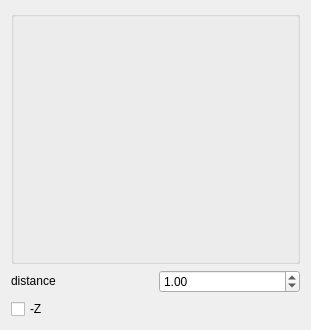
<?xml version="1.0" encoding="UTF-8"?>
<ui version="4.0">
 <class>DirectionVectorWidget</class>
 <widget class="QWidget" name="DirectionVectorWidget">
  <property name="geometry">
   <rect>
    <x>0</x>
    <y>0</y>
    <width>311</width>
    <height>330</height>
   </rect>
  </property>
  <property name="minimumSize">
   <size>
    <width>180</width>
    <height>180</height>
   </size>
  </property>
  <property name="windowTitle">
   <string>Form</string>
  </property>
  <layout class="QVBoxLayout">
   <property name="sizeConstraint">
    <enum>QLayout::SetMinimumSize</enum>
   </property>
   <item>
    <widget class="QGroupBox" name="disc">
     <property name="sizePolicy">
      <sizepolicy hsizetype="Preferred" vsizetype="Expanding">
       <horstretch>0</horstretch>
       <verstretch>0</verstretch>
      </sizepolicy>
     </property>
     <property name="minimumSize">
      <size>
       <width>200</width>
       <height>200</height>
      </size>
     </property>
     <property name="alignment">
      <set>Qt::AlignCenter</set>
     </property>
    </widget>
   </item>
   <item>
    <layout class="QHBoxLayout">
     <item>
      <widget class="QLabel" name="label">
       <property name="sizePolicy">
        <sizepolicy hsizetype="Preferred" vsizetype="Fixed">
         <horstretch>0</horstretch>
         <verstretch>0</verstretch>
        </sizepolicy>
       </property>
       <property name="text">
        <string>distance</string>
       </property>
      </widget>
     </item>
     <item>
      <widget class="QDoubleSpinBox" name="distance">
       <property name="minimum">
        <double>0.000000000000000</double>
       </property>
       <property name="maximum">
        <double>1000.000000000000000</double>
       </property>
       <property name="value">
        <double>1.000000000000000</double>
       </property>
      </widget>
     </item>
    </layout>
   </item>
   <item>
    <widget class="QCheckBox" name="reverse">
     <property name="text">
      <string>-Z</string>
     </property>
    </widget>
   </item>
  </layout>
 </widget>
 <resources/>
 <connections/>
</ui>
